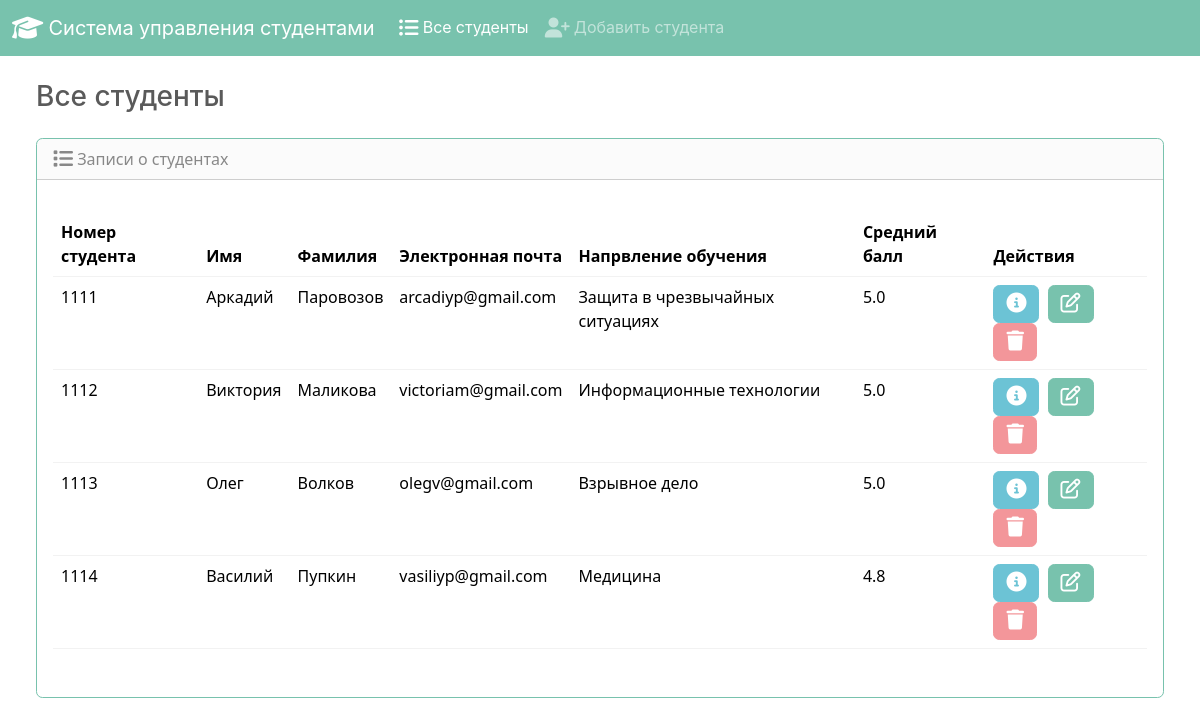
The page / on the database its author committed.
### students/models.py (models this page shows, shortened)
class Student(models.Model):
  student_number = models.PositiveIntegerField()
  first_name = models.CharField(max_length=50)
  last_name = models.CharField(max_length=50)
  email = models.EmailField(max_length=100)
  field_of_study = models.CharField(max_length=50)
  gpa = models.FloatField()

### students/views.py (the view)
# urls.py: path('', views.index, name='index'),
def index(request):
  return render(request, 'students/index.html', {
    'students': Student.objects.all()
  })

### students/templates/students/index.html (shortened to what this page needs)
{% extends "students/base.html" %}
{% block body %}
        <h3 class="m-4">Все студенты</h3>
        <div class="row">
            <div class="col-12">
                {% if students %}
                <div class="card border-primary  ms-4 me-4 mb-4">
                    <div class="card-header">
                        <i class="fa-solid fa-list fa-lg"></i> Записи о студентах
                    </div>
                    <div class="card-body">
                        <p class="card-text">
                        <div class="table-responsive">
                            <table class="table table-hover">
                                <thead>
                                    <tr>
                                        <th scope="col">Номер студента</th>
                                        <th scope="col">Имя </th>
                                        <th scope="col">Фамилия </th>
                                        <th scope="col">Электронная почта </th>
                                        <th scope="col">Напрвление обучения </th>
                                        <th scope="col">Средний балл </th>
                                        <th scope="col">Действия </th>
                                    </tr>
                                </thead>
                                <tbody>
                                    {% for student in students %}
                                    <tr>
                                        <td>{{ student.student_number }}</td>
                                        <td>{{ student.first_name }}</td>
                                        <td>{{ student.last_name }}</td>
                                        <td>{{ student.email }}</td>
                                        <td>{{ student.field_of_study }}</td>
                                        <td>{{ student.gpa }}</td>
                                        <td>
                                            <button type="button" class="btn btn-info me-1" href="{% url 'view_student' student.id %}" data-bs-toggle="modal" data-bs-target="#myModal{{student.id}}">
                                                <ya-tr-span data-index="42-0" data-translated="false" data-source-lang="en" data-target-lang="ru" data-value="Success" data-translation="Успех" data-ch="0" data-type="trSpan" style="visibility: inherit !important;"><i class="fa-solid fa-circle-info fa-lg"></i></ya-tr-span>
                                            </button>
                                            <a class="btn btn-primary me-1" href="{% url 'edit' student.id %}">
                                                <i class="fa-regular fa-pen-to-square fa-lg"></i>
                                            </a>
                                            <button type="button" class="btn btn-secondary" data-bs-toggle="modal" data-bs-target="#delete{{student.id}}">
                                                <i class="fa-solid fa-trash fa-lg"></i>
                                            </button>
                                        </td>
                                    </tr>
                                    {% endfor %}
                                </tbody>
                            </table>
                        </div>
                        </p>
                    </div>
                </div>
                {% else %}
                <h5 class="alert alert-primary ms-4 me-4">Записи о студентах отсутствуют</h5>
                {% endif %}
            </div>
        </div>
        {% endblock %}

### students/templates/students/base.html (shortened to what this page needs)
{% load static %}
<!DOCTYPE html>
<html lang="en">
<head>
    <link rel="stylesheet" href="https://cdnjs.cloudflare.com/ajax/libs/font-awesome/6.7.1/css/all.min.css">
    <link href="{% static 'css/bootstrap.min.css' %}" rel="stylesheet">
</head>
<body class="d-flex flex-column min-vh-100">
    <nav class="navbar navbar-expand-lg bg-primary" data-bs-theme="dark">
        <div class="container-fluid">
            <a class="navbar-brand" href="{% url 'index' %}"><ya-tr-span data-index="13-0" data-translated="true" data-source-lang="en" data-target-lang="ru" data-value="Navbar" data-translation="Панель навигации" data-ch="0" data-type="trSpan" style="visibility: inherit !important;">
                <i class="fa-solid fa-graduation-cap fa-lg"></i> Система управления студентами</ya-tr-span>
            </a>
            <div class="collapse navbar-collapse" id="navbarColor01">
                <ul class="navbar-nav me-auto">
                    <li class="nav-item">
                        <a class="nav-link active" href="{% url 'index' %}"><ya-tr-span data-index="14-0" data-translated="true" data-source-lang="en" data-target-lang="ru" data-value="Home " data-translation="Домашний " data-ch="0" data-type="trSpan" style="visibility: inherit !important;">
                            <i class="fa-solid fa-list-ul fa-lg"></i> Все студенты
                            </ya-tr-span>
                        </a>
                    </li>
                    <li class="nav-item">
                        <a class="nav-link" href="{% url 'add' %}">
                            <ya-tr-span data-index="15-0" data-translated="true" data-source-lang="en" data-target-lang="ru" data-value="Features" data-translation="Характеристики" data-ch="0" data-type="trSpan" style="visibility: inherit !important;">
                            <i class="fa-solid fa-user-plus fa-lg"></i> Добавить студента
                            </ya-tr-span>
                        </a>
                    </li>
                </ul>
            </div>
        </div>
    </nav>
    <div class="container-fluid">
        {% block body %}
        {% endblock %}
    </div>
</body>
</html>

### rows shown on the page
Student: student_number "1111", first_name "Аркадий", last_name "Паровозов", email "arcadiyp@gmail.com", field_of_study "Защита в чрезвычайных ситуациях", gpa "5.0"
Student: student_number "1112", first_name "Виктория", last_name "Маликова", email "victoriam@gmail.com", field_of_study "Информационные технологии", gpa "5.0"
Student: student_number "1113", first_name "Олег", last_name "Волков", email "olegv@gmail.com", field_of_study "Взрывное дело", gpa "5.0"
Student: student_number "1114", first_name "Василий", last_name "Пупкин", email "vasiliyp@gmail.com", field_of_study "Медицина", gpa "4.8"
